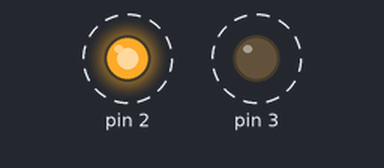
The sketch below on a simulated Arduino Uno, built with avr-gcc and run on an emulated ATmega328P. Shown: output pins drawn as LEDs (lit = HIGH). Dashed ring = blinking.

Above: at 0.5 s.
Timing chart, 0 to 4.6 s (numbered marks = the images above):
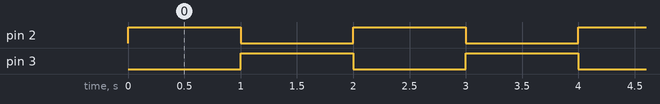

Measured:
- by itself, pin 2, pin 3: alternates HIGH for 1.0 s and LOW for 1.0 s

The sketch:

sketch_feb04a.ino
```cpp
void setup ()
{
  pinMode(2,OUTPUT);
 pinMode(3,OUTPUT);
}

void loop ()
{
  digitalWrite (2,1);
digitalWrite (3,0);
delay (1000);
digitalWrite (3,1);
 digitalWrite(2,0);
delay (1000);
}
```
